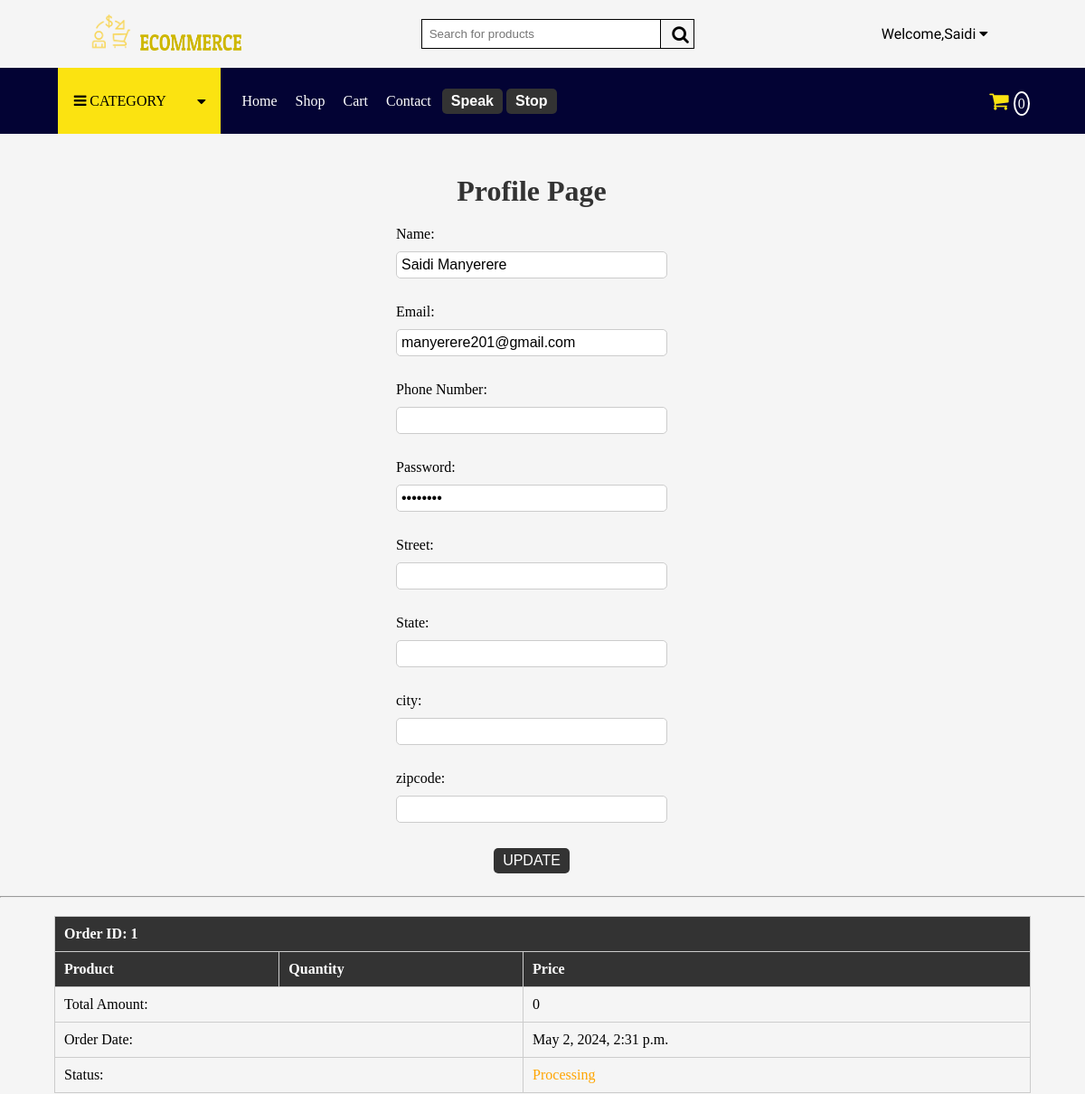
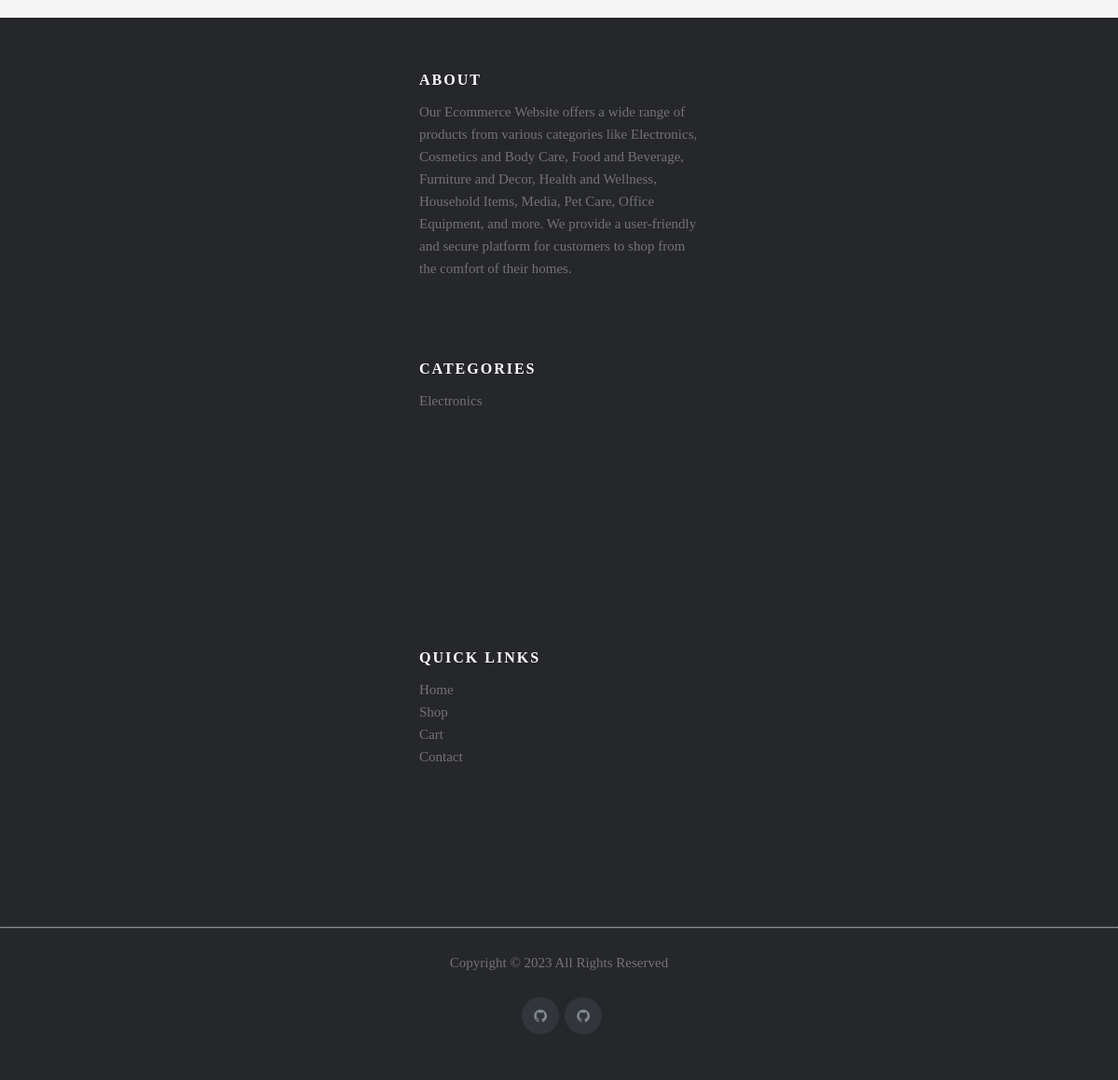
Page /profile/ (signed in) on the committed database (2 pictures, top to bottom).
### store/models.py (models this page shows, shortened)
class AuthUsers(AbstractUser):
    street = models.CharField(max_length=100)
    city = models.CharField(max_length=50)
    state = models.CharField(max_length=50)
    zipcode = models.CharField(max_length=10)
    phone_number = models.CharField(max_length=15)

class Order(models.Model):
    STATUS_CHOICES = (
        ('Processing', 'Processing'),
        ('Shipped', 'Shipped'),
        ('Delivered', 'Delivered'),
        ('Cancelled', 'Cancelled')
    )
    user = models.ForeignKey(AuthUsers, on_delete=models.CASCADE)
    date_ordered = models.DateTimeField(auto_now_add=True)
    status = models.CharField(max_length=20, choices=STATUS_CHOICES)

class Category(models.Model):
    name = models.CharField(max_length=100)
    description = models.TextField()
    image = CloudinaryField("image")

### store/views.py (the view)
# urls.py: path('profile/', views.profile, name="Profile"),
def profile(request):
    intro_text = introText("Profile Page")
    if request.user.is_authenticated:
        categories = Category.objects.all()
        context = {
            'fname': request.user.first_name,
            'lname': request.user.last_name,
            'email': request.user.email,
            'categories': categories,
        }
        if request.user.street != None:
            context.update({
                'street': request.user.street,
                'city': request.user.city,
                'state': request.user.state,
                'zipcode': request.user.zipcode,
                'phone': request.user.phone_number
            })
        orders = Order.objects.filter(
            user=request.user).prefetch_related('orderitem_set')
        orders_with_items = [
            {
                'order': order,
                'items': order.orderitem_set.all()
            }
            for order in orders
        ]
        context['orders_with_items'] = orders_with_items
        cart_items, cart_count = get_cart_items_and_count(request.user)
        context.update({
            'citems': cart_items,
            'count': cart_count,
            'intro_text': intro_text
        })
        return render(request, 'profile.html', context)
    else:
        return error_403(request)

### store/speech_commander.py (called while the page is built)
def introText(page_name):
    prompt_for_gemini_api = f"Provide for me a short but brief welcome message for the {page_name} in my Ecommerce website"
    response = model.generate_content(prompt_for_gemini_api)
    value = response.text
    return value

### store/templatetags/math_filters.py (called while the page is built)
@register.filter
def order_total_amount(order):
    total_amount = order.orderitem_set.aggregate(total_price=Sum(F('quantity') * F('product__price'), output_field=FloatField()))['total_price'] or 0
    if total_amount:
        return total_amount
    return 0

### store/views.py (called while the page is built)
def get_cart_items_and_count(user):
    cart = Cart.objects.filter(user=user).first()
    cart_items = []
    cart_count = 0
    if cart:
        cart_items = CartItem.objects.filter(cart=cart)
        cart_count = cart_items.aggregate(Sum('quantity'))[
            'quantity__sum'] or 0
    return cart_items, cart_count

### store/templates/profile.html (shortened to what this page needs)
<!DOCTYPE html>
{% load static %}{% load math_filters %}
<html lang="en">
<head>
    <link rel="stylesheet" href={% static 'CSS/style.css' %}>
    <link rel="stylesheet" href={% static 'CSS/profilestyle.css' %}>
    <link rel="stylesheet" href="https://use.fontawesome.com/releases/v5.5.0/css/all.css"
>
    <link rel="stylesheet" href="https://cdnjs.cloudflare.com/ajax/libs/font-awesome/4.7.0/css/font-awesome.min.css">
</head>
<body>
  <header>
    <nav class="outernav">
      <nav class="navbar">
        <div class="head-option">
          <span class="heading"
              ><a href="/"><img src="{% static 'logo/logo.png' %}" /><img
                id="text-logo"
                src="{% static 'logo/text.png' %}"
            /></a></span>
        </div>
        <form id="search-form" action="{% url 'store:search' %}" method="get">
          <div class="search">
            <input type="text" name="search" id="search" placeholder="Search for products" style="border: none; border-right: 1px solid black" />
            <div class="srhicon" >
              <i class="fa fa-search" onclick="search()" style="font-size: 20px"></i>
            </div>
          </div>
        </form>
        <div class="account" id="account">
          {% if fname %} Welcome,{{fname}} {% else %} My Account {% endif%}
          <i class="fa fa-caret-down"></i>
        </div>
      </nav>
      <nav class="addtionalnav" id="addnav">
        <div class="optioncategory">
          <div class="container" id="dropmenu">
            <div class="innercontainer">
              <i class="fa fa-bars"></i>
              <span>CATEGORY</span>
            </div>
            <i class="fa fa-caret-down"></i>
          </div>
          <div class="options">
            <ul>
              <li><a href="/">Home</a></li>
              <li><a href="/shop">Shop</a></li>
              <li><a href="/cart">Cart</a></li>
              <li><a href="/">Contact</a></li>
              <button id="recordButton"><strong>Speak</strong></button>
              <button id="stopButton" disabled><strong>Stop</strong></button>
            </ul>
          </div>
        </div>
        <div class="optionlogo">
          <a href="/cart">
            <i class="fa fa-shopping-cart"></i>
            <span>{% if count %} {{count}} {% else %} 0 {% endif %}</span>
          </a>
        </div>
      </nav>
    </nav>
  </header>
    <main class="main">
        <div class="form" style="width:98vw;">
            <h1>Profile Page</h1>
            <form>
                <label for="name">Name:</label>
                <input type="text" id="name" name="name" value="{{fname}} {{lname}}" readonly><br>
                <label for="email">Email:</label>
                <input type="email" id="email" name="email" value="{{email}}" readonly><br>
                <label for="phone">Phone Number:</label>
                <input type="tel" id="phone" name="phone" value="{{phone}}" readonly><br>
                <label for="password">Password:</label>
                <input type="password" id="password" name="password" value="********" readonly><br>
                <label for="street">Street:</label>
                <input type="street" id="street" name="street" value="{{street}}" readonly><br>
                <label for="state">State:</label>
                <input type="text" id="state" name="state" value="{{state}}" readonly><br>
                <label for="city">city:</label>
                <input type="city" id="city" name="city" value="{{city}}" readonly><br>
                <label for="zipcode">zipcode:</label>
                <input type="zipcode" id="zipcode" name="zipcode" value="{{zipcode}}" readonly><br>
            </form>
            <button id="update">UPDATE</button>
        </div>
        <hr>
        <div class="orderstatus">
            {% for order_with_items in orders_with_items %}
            <table class="order-table">
                <thead>
                    <tr>
                        <th colspan="3">Order ID: {{ order_with_items.order.id }}</th>
                    </tr>
                    <tr>
                        <th>Product</th>
                        <th>Quantity</th>
                        <th>Price</th>
                    </tr>
                </thead>
                <tfoot>
                    <tr>
                        <td colspan="2">Total Amount:</td>
                        <td>{{ order_with_items.order|order_total_amount }}</td>
                    </tr>
                    <tr>
                        <td colspan="2">Order Date:</td>
                        <td>{{ order_with_items.order.date_ordered }}</td>
                    </tr>
                    <tr>
                        <td colspan="2">Status:</td>
                        <td class="{{ order_with_items.order.status|lower }}">{{ order_with_items.order.get_status_display }}</td>
                    </tr>
                </tfoot>
            </table>
        {% endfor %}
        </div>
    </main>
    <footer class="site-footer">
      <div class="footer-container">
        <div class="row">
          <div class="footer-inner-container">
            <h6>About</h6>
            <p class=" text-justify">Our Ecommerce Website offers a wide range of products from various categories like Electronics, Cosmetics and Body Care, Food and Beverage, Furniture and Decor, Health and Wellness, Household Items, Media, Pet Care, Office Equipment, and more. We provide a user-friendly and secure platform for customers to shop from the comfort of their homes. </p>
          </div>
          <div class="footer-inner-container">
            <h6>Categories</h6>
            <ul class="footer-links">
              {% if categories %} {% for category in categories %}
                  <li>
                    <a href="/search/?category={{category.id}}"
                      >{{category.name}}</a
                    >
                  </li>
                  {% endfor %} {% endif %}
            </ul>
          </div>
          <div class="footer-inner-container">
            <h6>Quick Links</h6>
            <ul class="footer-links">
              <li><a href="/">Home</a></li>
              <li><a href="/shop">Shop</a></li>
              <li><a href="/cart">Cart</a></li>
              <li><a href="/">Contact</a></li>
            </ul>
          </div>
        </div>
      </div>
      <hr>
      <div class="footer-container">
        <div class="row">
          <div class="copyrightcontainer">
            <p class=" copyright-text">Copyright &copy; 2023 All Rights Reserved
            </p>
          </div>
          <div class="footer-icons">
            <ul class="social-icons">
              <li><a class="facebook" href="https://github.com/abhiCrackerOfficial/" style="display: flex;justify-content: center;align-items: center;"><i class="fa fa-github"></i></a></li>
              <li><a class="twitter" href="https://github.com/iamamritpalrandhawa/" style="display: flex;justify-content: center;align-items: center;"><i class="fa fa-github"></i></a></li>
            </ul>
          </div>
        </div>
      </div>
    </footer>
</body>
</html>

### store/static/CSS/style.css (style rules this page uses)
:root { --main-color: #fbe311; --secondary-color: #030334; --hover-color: #c47530; --hover2-color: #a5a5f9; }
* { padding: 0; margin: 0; box-sizing: border-box; text-decoration: none; }
.navbar { display: flex; height: 75px; align-items: center; justify-content: space-around; font-family: 'Ubuntu', sans-serif; }
.heading img { width: 45px; height: 40px; }
#text-logo { width: 112px; height: 18px; margin-left: 10px; }
.search { border: 1px solid black; display: inline-flex; cursor: pointer; }
#search { padding: 8px; width: 22vw; margin-right: 8px; }
.srhicon { display: inline-flex; align-items: center; justify-content: center; width: 28px; }
.account { padding: 8px; cursor: pointer; }
.addtionalnav { background-color: var(--secondary-color); height: 73px; }
.container { display: flex; height: 73px; width: 15vw; align-items: center; justify-content: space-around; background-color: var(--main-color); cursor: pointer; }
.optioncategory { display: flex; align-items: center; justify-content: center; width: 680px; }
.options { display: inline; margin-left: 15px; }
.options ul { display: inline-block; }
.options ul li { list-style: none; display: inline; padding: 8px; }
.options ul li a { color: #fff; text-decoration: none; }
.addtionalnav { display: flex; justify-content: space-between; align-items: center; }
.optionlogo { display: flex; width: 14vw; justify-content: center; align-items: center; }
.optionlogo a { text-decoration: none; color: #fff; }
.optionlogo a i { color: var(--main-color); padding: 1px; font-size: 23px; }
.optionlogo a span { border: 2px solid white; border-radius: 100%; padding: 3px; }
body { background-color: #F5F5F5; }
.site-footer { background-color: #26272b; padding: 45px 0 20px; font-size: 15px; line-height: 24px; color: #737373; height: auto; }
.footer-container { display: flex; justify-content: center; align-items: center; flex-wrap: wrap; }
.row { height: auto; width: 100vw; display: flex; justify-content: space-evenly; align-items: center; flex-wrap: wrap; }
.footer-inner-container { height: 300px; width: 300px; }
.site-footer h6 { color: #fff; font-size: 16px; text-transform: uppercase; margin: 10px 0; letter-spacing: 2px; }
.site-footer a { color: #737373; }
.site-footer hr { border-top-color: #bbb; opacity: 0.5 }
.copyrightcontainer { width: auto; height: auto; margin: 25px 30px 0 0; }
.footer-icons { width: auto; height: auto; margin: 25px 0 0 30px; }
@media screen and (max-width:1200px) { .row { display: block; width: auto; } }
@media screen and (max-width:1200px) { .copyrightcontainer { margin: 25px 0; } }
@media screen and (max-width:1200px) { .footer-icons { margin: 25px 0; } }
@media screen and (max-width:1200px) { .footer-icons ul { display: flex; justify-content: center; } }
.footer-links { padding-left: 0; list-style: none; }
.footer-links li { display: block }
.footer-links a { color: #737373 }
.site-footer .social-icons { text-align: right; }
.site-footer .social-icons a { width: 40px; height: 40px; line-height: 40px; margin-left: 6px; margin-right: 0; border-radius: 100%; background-color: #33353d; }
.copyright-text { margin: 0; }
.social-icons { padding-left: 0; margin-bottom: 0; list-style: none }
.social-icons li { display: inline-block; margin-bottom: 4px }
.social-icons a { background-color: #eceeef; color: #818a91; font-size: 16px; display: inline-block; width: 44px; height: 44px; text-align: center; margin-right: 8px; border-radius: 100%; -webkit-transition: all .2s linear; -o-transition: all .2s linear; transition: all .2s linear }

### rows in the picture
AuthUsers: first_name "Saidi", name "Saidi Manyerere", email "manyerere201@gmail.com"
Order: order.id "1", order|order_total_amount "0", order.date_ordered "May 2, 2024, 2:31 p.m.", order.status "Processing"
Category: name "Electronics"
